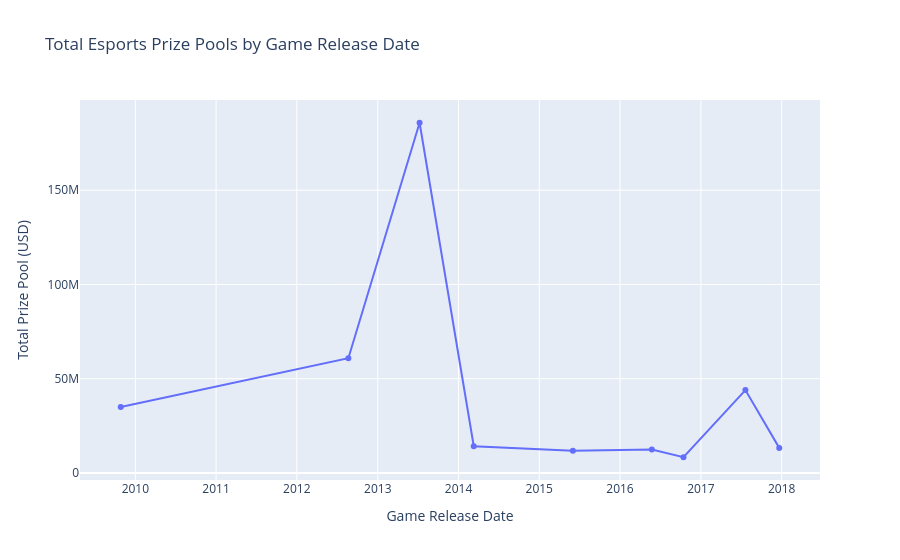

Write notebook code for a chart like this one.
### Code cell
df_trend = df_player.groupby(['ReleaseDate','Game'])['TotalUSDPrize'].sum().reset_index()

fig = px.line(
    df_trend,
    x='ReleaseDate',
    y='TotalUSDPrize',
    hover_data=['Game'],
    title='Total Esports Prize Pools by Game Release Date',
    labels={
        'ReleaseDate': 'Game Release Date',
        'TotalUSDPrize': 'Total Prize Pool (USD)',
        'Game': 'Game Title',
    },
    markers=True,
)

fig.show()

### Figure 1 — Plotly figure (JSON) as saved in the notebook; plotly's stock layout.template omitted (floating-point values rounded to 4 significant figures)
{"data": [{"customdata": [["League of Legends"], ["Counter-Strike: Global Offensive"], ["Dota 2"], ["Hearthstone"], ["Heroes of the Storm"], ["Overwatch"], ["Arena of Valor"], ["Fortnite"], ["PUBG"]], "hovertemplate": "Game Release Date=%{x}<br>Total Prize Pool (USD)=%{y}<br>Game Title=%{customdata[0]}<extra></extra>", "legendgroup": "", "line": {"color": "#636efa", "dash": "solid"}, "marker": {"symbol": "circle"}, "mode": "lines+markers", "name": "", "orientation": "v", "showlegend": false, "type": "scatter", "x": ["2009-10-27T00:00:00.000000", "2012-08-21T00:00:00.000000", "2013-07-09T00:00:00.000000", "2014-03-11T00:00:00.000000", "2015-06-02T00:00:00.000000", "2016-05-24T00:00:00.000000", "2016-10-14T00:00:00.000000", "2017-07-21T00:00:00.000000", "2017-12-21T00:00:00.000000"], "xaxis": "x", "y": [35040000.0, 60840000.0, 185800000.0, 14210000.0, 11780000.0, 12410000.0, 8334000.0, 43970000.0, 13310000.0], "yaxis": "y"}], "layout": {"legend": {"tracegroupgap": 0}, "title": {"text": "Total Esports Prize Pools by Game Release Date"}, "xaxis": {"anchor": "y", "domain": [0, 1], "title": {"text": "Game Release Date"}}, "yaxis": {"anchor": "x", "domain": [0, 1], "title": {"text": "Total Prize Pool (USD)"}}}}
